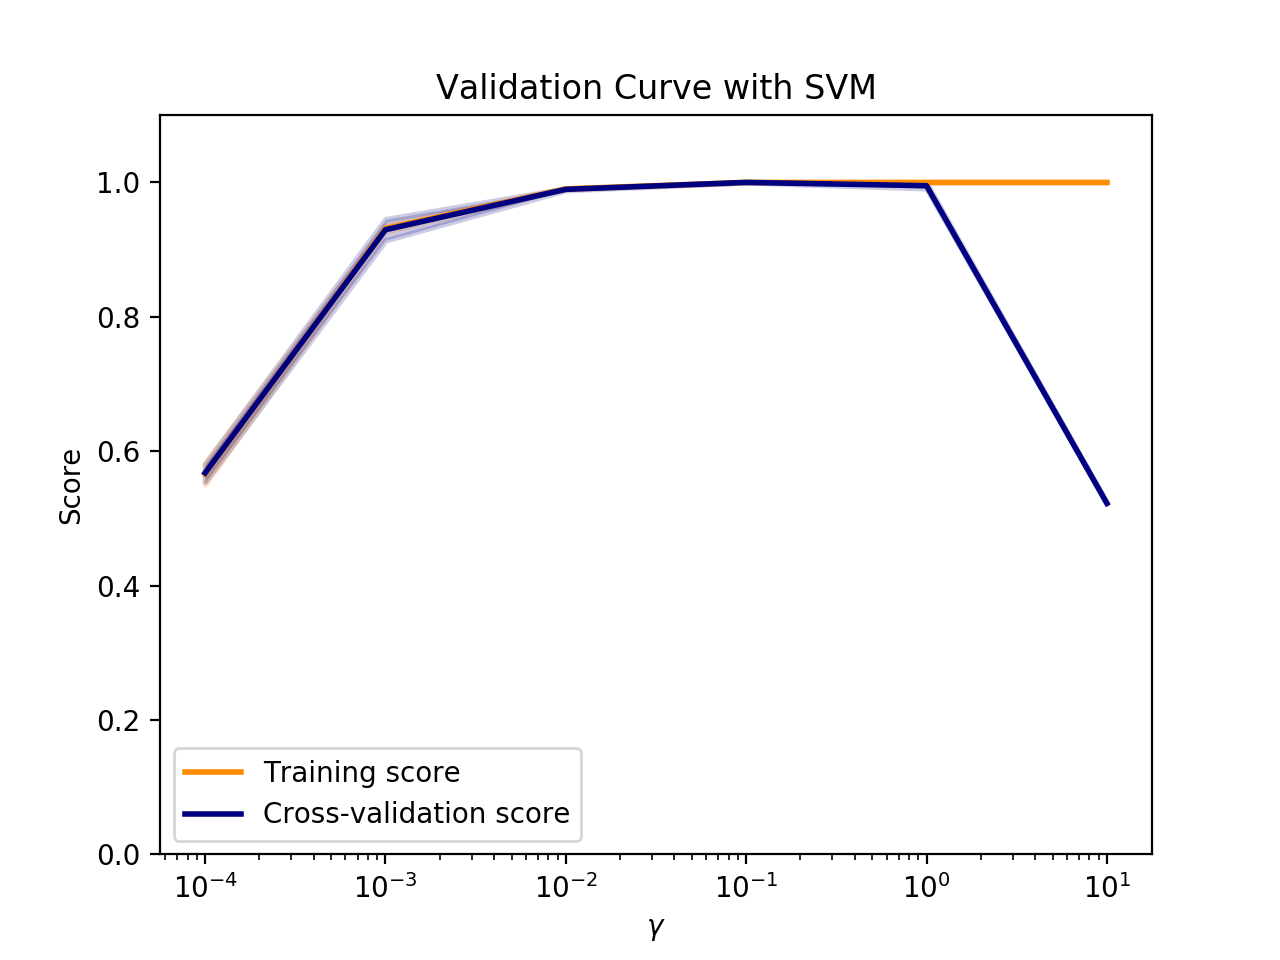

This chart was generated by the following Python code:
# ### Question 6
# 
# For this question, we're going to use the `validation_curve` function in `sklearn.model_selection` 
# to determine training and test scores for a Support Vector Classifier (`SVC`) 
# with varying parameter values.  Recall that the validation_curve function, 
# in addition to taking an initialized unfitted classifier object, 
# takes a dataset as input and does its own internal train-test splits to compute results.
# 
# Because creating a validation curve requires fitting multiple models, for performance 
# reasons this question will use just a subset of the original mushroom dataset: please use 
# the variables X_subset and y_subset as input to the validation curve function 
# (instead of X_mush and y_mush) to reduce computation time.
# 
# The initialized unfitted classifier object we'll be using is a Support Vector Classifier 
# with radial basis kernel.  So your first step is to create an `SVC` object with default 
# parameters (i.e. `kernel='rbf', C=1`) and `random_state=0`. Recall that the kernel width 
# of the RBF kernel is controlled using the `gamma` parameter.  
# 
# With this classifier, and the dataset in X_subset, y_subset, explore the effect of 
# `gamma` on classifier accuracy by using the `validation_curve` function to find the 
# training and test scores for 6 values of `gamma` from `0.0001` to `10` 
# (i.e. `np.logspace(-4,1,6)`). Recall that you can specify what scoring metric you want 
# validation_curve to use by setting the "scoring" parameter.  In this case, we want 
# to use "accuracy" as the scoring metric.
# 
# For each level of `gamma`, `validation_curve` will fit 3 models on different subsets 
# of the data, returning two 6x3 (6 levels of gamma x 3 fits per level) arrays of the 
# scores for the training and test sets.
# 
# Find the mean score across the three models for each level of `gamma` for both arrays, 
# creating two arrays of length 6, and return a tuple with the two arrays.
# 
# e.g.
# 
# if one of your array of scores is
# 
#     array([[ 0.5,  0.4,  0.6],
#            [ 0.7,  0.8,  0.7],
#            [ 0.9,  0.8,  0.8],
#            [ 0.8,  0.7,  0.8],
#            [ 0.7,  0.6,  0.6],
#            [ 0.4,  0.6,  0.5]])
#        
# it should then become
# 
#     array([ 0.5,  0.73333333,  0.83333333,  0.76666667,  0.63333333, 0.5])
# 
# *This function should return one tuple of numpy arrays `(training_scores, test_scores)` 
# where each array in the tuple has shape `(6,)`.*

# def answer_six():
import pandas as pd
import numpy as np
import matplotlib.pyplot as plt
from sklearn.svm import SVC
from sklearn.model_selection import validation_curve
from sklearn.model_selection import train_test_split


mush_df = pd.read_csv('mushrooms.csv')
mush_df2 = pd.get_dummies(mush_df)

X_mush = mush_df2.iloc[:,2:]
y_mush = mush_df2.iloc[:,1]

# use the variables X_train2, y_train2 for Question 5
X_train2, X_test2, y_train2, y_test2 = train_test_split(X_mush, y_mush, random_state=0)

# For performance reasons in Questions 6 and 7, we will create a smaller version of the
# entire mushroom dataset for use in those questions.  For simplicity we'll just re-use
# the 25% test split created above as the representative subset.
#
# Use the variables X_subset, y_subset for Questions 6 and 7.
X_subset = X_test2
y_subset = y_test2

param_range = np.logspace(-4, 1, 6)
print(param_range)
train_scores,test_scores = validation_curve(SVC(),X_subset,y_subset, param_name="gamma", 
    param_range = param_range, scoring='accuracy')

train_scores_mean = np.mean(train_scores, axis=1)
train_scores_std = np.std(train_scores, axis=1)
test_scores_mean = np.mean(test_scores, axis=1)
test_scores_std = np.std(test_scores, axis=1)

print(train_scores_mean)
print(test_scores_mean)

plt.title("Validation Curve with SVM")
plt.xlabel("$\gamma$")
plt.ylabel("Score")
plt.ylim(0.0, 1.1)
lw = 2
plt.semilogx(param_range, train_scores_mean, label="Training score",
             color="darkorange", lw=lw)
plt.fill_between(param_range, train_scores_mean - train_scores_std,
                 train_scores_mean + train_scores_std, alpha=0.2,
                 color="darkorange", lw=lw)
plt.semilogx(param_range, test_scores_mean, label="Cross-validation score",
             color="navy", lw=lw)
plt.fill_between(param_range, test_scores_mean - test_scores_std,
                 test_scores_mean + test_scores_std, alpha=0.2,
                 color="navy", lw=lw)
plt.legend(loc="best")
plt.show()


    # Your code here

    # return # Your answer here
